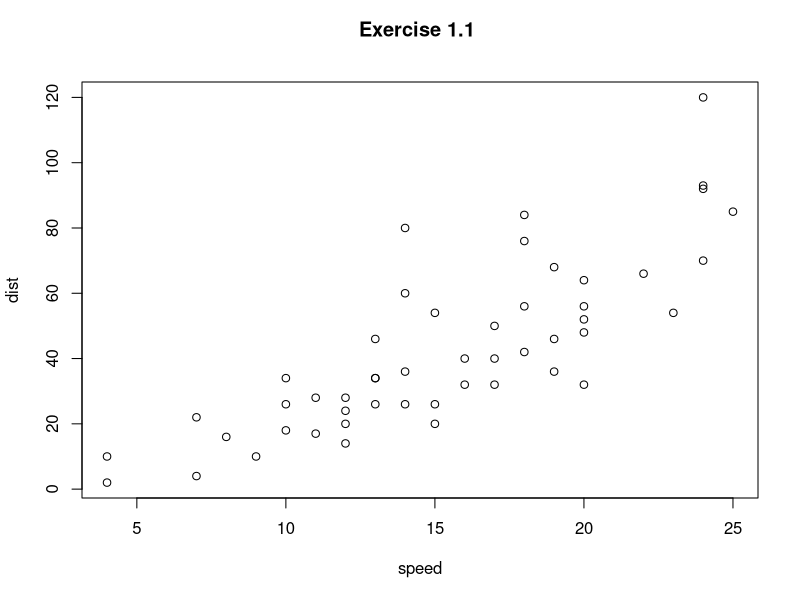
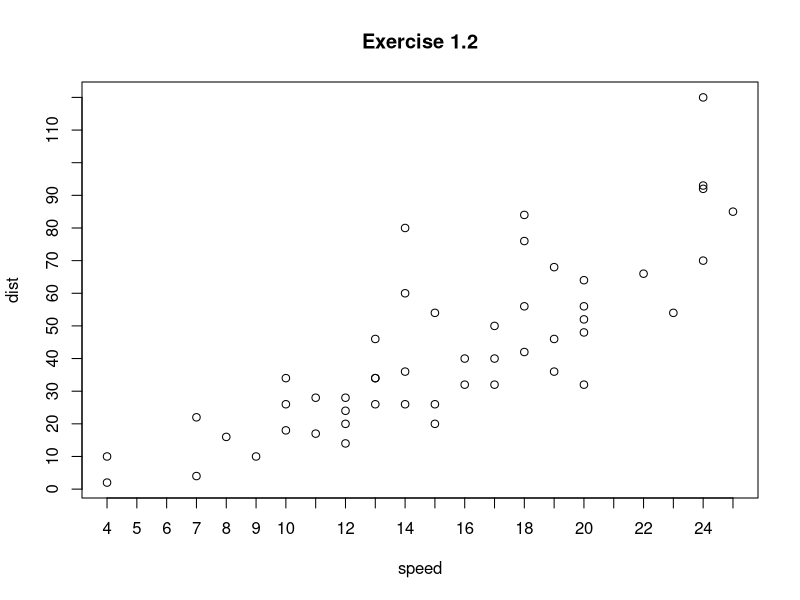
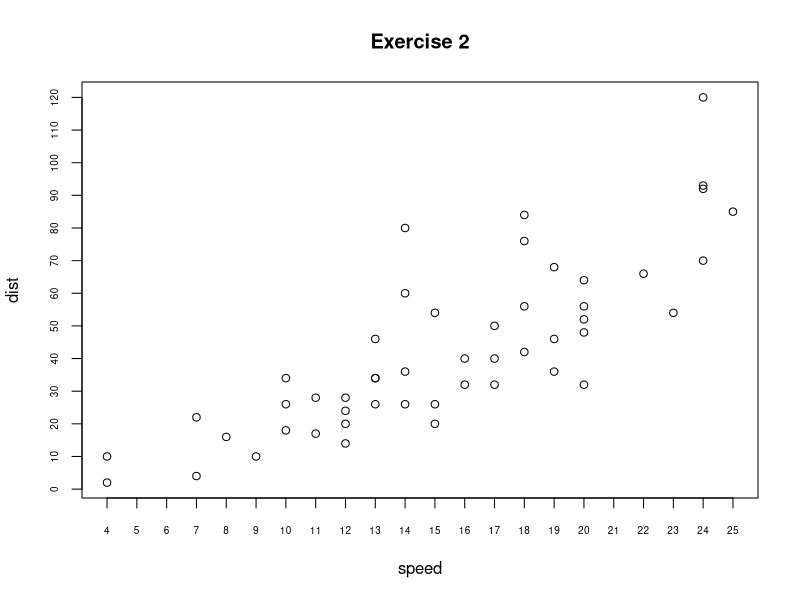
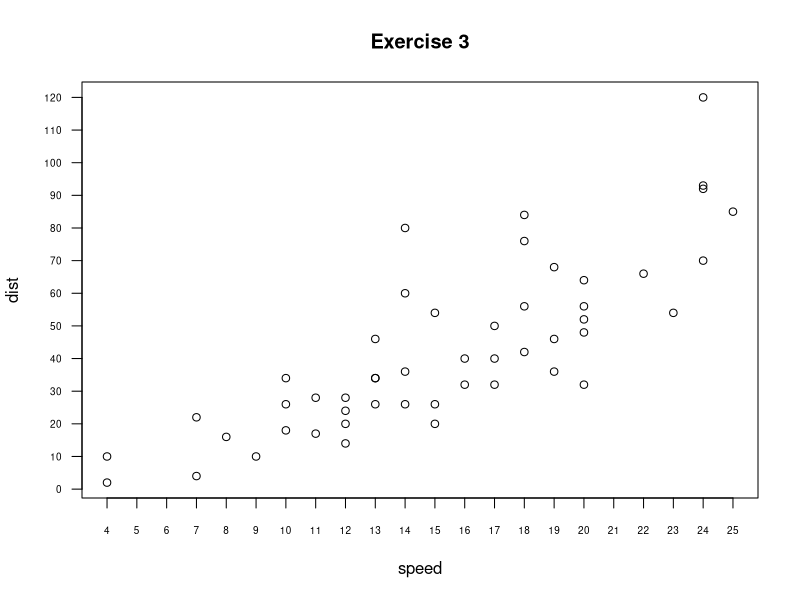
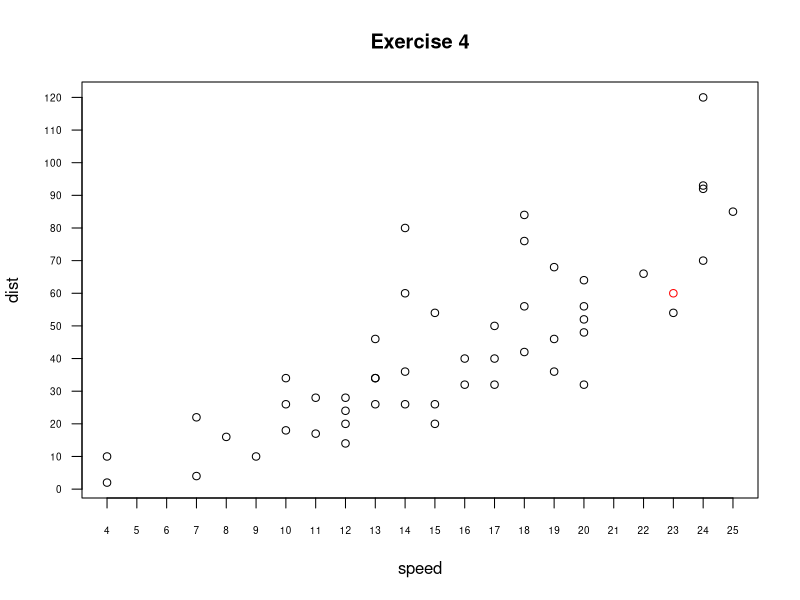
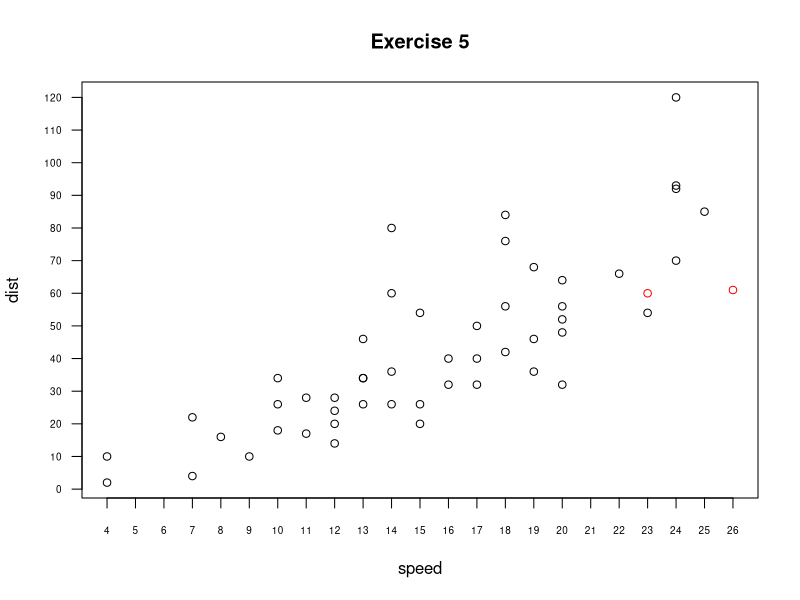
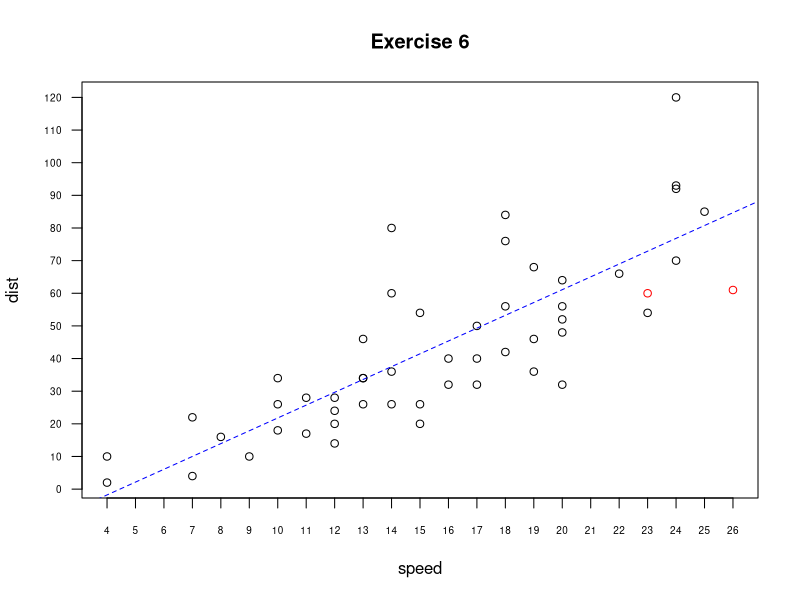
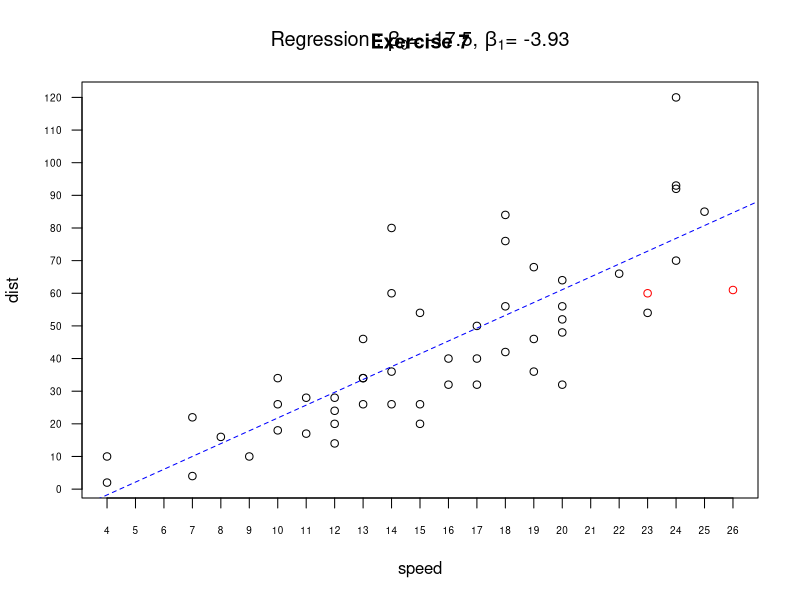

Reproduce these figures in R, in order.
##
# This file is the introduction to R homework.
# Exercise 10
# File Name : ex10.R
#
# Exercises Link : https://www.r-exercises.com/2016/09/23/advanced-base-graphics-exercises/
#

utils.assert <- function(fact, proposition) {
    if (proposition == FALSE) {
        cat("Proposition is not satisfied \n")
        cat(" Invaild proposition : '", fact, "' \n", sep="")
        stopifnot(proposition)
    }
}

utils.genEX <- function(cnt, colon=TRUE, addition="", strip=TRUE) {

    sub <- paste("Exercise", cnt)

    if (colon) {
        sub <- paste(sub, ":")
    }

    if (addition != "") {
        sub <- paste(sub, addition)
    }

    if (strip) {
        sub <- paste(sub, "\n")      
    }

    return (sub)
}

utils.dump <- function(answers, cnt=0) {

    utils.assert("The output answer(s) must be list",
                     is.list(answers))
    utils.assert("The number of output answer(s) must be great than zero", 
                     length(answers) > 0)
    utils.assert("The count must be numeric", is.numeric(cnt))

    cat(rep("~", 40), "\n", sep="")
    cat(utils.genEX(cnt))
    len = length(answers)
    if (len == 1) {
        out = answers[[1]]
        print(out)
    } else {
        for (i in c(1:len)) {
            cat(" output", i, ":\n")
            out = answers[[i]]
            print(out)
            cat("\n")
        }
    }
    cat("\n")
}

####################

#                  #

#    Exercise 1    #

#                  #

####################
# 
# a)Load the cars dataset and create a scatterplot of the data.
#
# b)Using the argument lab of the function plot create a new scatterplot where the thickmarks of the x and y axis specify every integer.
#

# anwser a.
plot(cars, main=utils.genEX(1.1, FALSE))

# anwser b.
plot(cars, lab=c(20,10,6), main=utils.genEX(1.2, FALSE, strip=FALSE))


####################

#                  #

#    Exercise 2    #

#                  #

####################
#
# The previous plot didn’t showed all the numbers associated to the new thickmarks, so we are going to fix them.
# Recreate the same plot from the previous question and using the argument cex.axis control the size of the numbers
# associated to the axes thickmarks so they can be small enough to be visible.
#

plot(cars, lab=c(20,10,6), cex.axis=.6, main=utils.genEX(2, FALSE, strip=FALSE))


####################

#                  #

#    Exercise 3    #

#                  #

####################
#
# On the previous plot the numbers associated to the y-axis thickmarks aren’t easy to read. Recreate the plot
# from the last exercise and use the argument las to change the orientation of the labels from vertical to horizontal.
#

plot(cars, lab=c(20,10,6), cex.axis=.6, las=1, main=utils.genEX(3, FALSE, strip=FALSE))
points(x=c(230,26), y=c(60,61), col="red")


####################

#                  #

#    Exercise 4    #

#                  #

####################
#
# Suppose you want to add two new observations to the previous plot, but you want to identify them on the graph.
# Using the points function add the new observations to the last plot using red to identify them. The values of
# the new observation are speed = 23, 26 and dist = 60, 61.
#

plot(cars, lab=c(20,10,6), cex.axis=.6, las=1, main=utils.genEX(4, FALSE, strip=FALSE))
points(x=c(23,26), y=c(60,61), col="red")

####################

#                  #

#    Exercise 5    #

#                  #

####################
#
# As you could see the previous plot doesn’t show one of the new observations because is out the x-axis range.
#
# a)Create again the plot for the old observations with an x-axis range that includes all the values from 4 to 26.
#
# b)Add the two new observations using the points function.
#

plot(cars, lab=c(20,10,6), cex.axis=.6, las=1, xlim=c(4,26), main=utils.genEX(5, FALSE, strip=FALSE))
points(x=c(23,26), y=c(60,61), col="red")

####################

#                  #

#    Exercise 6    #

#                  #

####################
#
# After running a linear regression to the original data you find out that a = -17.5 and b = 3.93. Using the function abline
# add the linear regression to the plot using blue and a dashed line.
#

plot(cars, lab=c(20,10,6), cex.axis=.6, las=1, xlim=c(4,26), main=utils.genEX(6, FALSE, strip=FALSE))
points(x=c(23,26), y=c(60,61), col="red")
abline(a=-17.5, b=3.93, col="blue", lty=2)


####################

#                  #

#    Exercise 7    #

#                  #

####################
#
# Using the function title and expression add the following title “Regression: β 0 = -17.3, β 1 = -3.93″.
#

plot(cars, lab=c(20,10,6), cex.axis=.6, las=1, xlim=c(4,26), main=utils.genEX(7, FALSE, strip=FALSE))
points(x=c(23,26), y=c(60,61), col="red")
abline(a=-17.5, b=3.93, col="blue", lty=2)
title(expression(paste("Regression : ",beta[0], "= -17.5, ", beta[1], "= -3.93")))

####################

#                  #

#    Exercise 8    #

#                  #

####################
#
# Add to the previous plot a legend on the top left corner that shows which color is assigned to old observations and which one to new ones.
#

plot(cars, lab=c(20,10,6), cex.axis=.6, las=1, xlim=c(4,26), main=utils.genEX(8, FALSE, strip=FALSE))
points(x=c(23,26), y=c(60,61), col="red")
abline(a=-17.5, b=3.93, col="blue", lty=2)
title(expression(paste("Regression : ",beta[0], "= -17.5, ", beta[1], "= -3.93")))
legend(5,100,c("Old", "New"), col=1:2, pch=1)

####################

#                  #

#    Exercise 9    #

#                  #

####################
#
# This exercise will test your skills to create more than one plot in the same layout. Using the functions par and mfrow.
# Create on the same layout two histograms, one for each column of the cars data.
#

par(mfrow=c(1,2))
hist(cars[,1], xlab="Speed", main=utils.genEX(9.1, addition="Speed histogram" ,strip=FALSE))
hist(cars[,2], xlab="Distance", main=utils.genEX(9.2, addition="Distance histogram",strip=FALSE))

####################

#                  #

#    Exercise 10   #

#                  #

####################
#
# Using the function layout print on the same layout 3 plots, on the left side a scatterplot of cars, on the top right the histogram
# of the column speed of the data cars, and on the bottom right an histogram of the column distance.
#

layout(matrix(c(1,1,2,3), ncol=2))
plot(cars, las=1, main=utils.genEX(10.1, FALSE))
hist(cars[,1], xlab="Speed", main=utils.genEX(10.2, addition="Speed histogram" ,strip=FALSE))
hist(cars[,2], xlab="Distance", main=utils.genEX(10.3, addition="Distance histogram",strip=FALSE))







